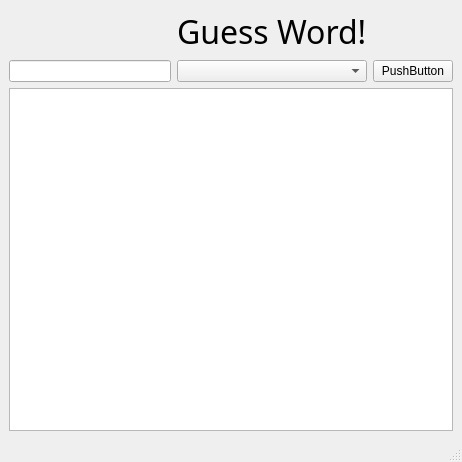
<?xml version="1.0" encoding="UTF-8"?>
<ui version="4.0">
 <class>MainWindow</class>
 <widget class="QMainWindow" name="MainWindow">
  <property name="geometry">
   <rect>
    <x>0</x>
    <y>0</y>
    <width>462</width>
    <height>462</height>
   </rect>
  </property>
  <property name="windowTitle">
   <string>MainWindow</string>
  </property>
  <widget class="QWidget" name="centralwidget">
   <layout class="QGridLayout" name="gridLayout">
    <item row="3" column="0" colspan="3">
     <widget class="QPlainTextEdit" name="plainTextEdit"/>
    </item>
    <item row="2" column="2">
     <widget class="QPushButton" name="pushButton">
      <property name="text">
       <string>PushButton</string>
      </property>
     </widget>
    </item>
    <item row="2" column="1">
     <widget class="QComboBox" name="comboBox"/>
    </item>
    <item row="2" column="0">
     <widget class="QLineEdit" name="lineEdit"/>
    </item>
    <item row="0" column="1">
     <widget class="QLabel" name="label">
      <property name="font">
       <font>
        <family>Narkisim</family>
        <pointsize>24</pointsize>
       </font>
      </property>
      <property name="text">
       <string>Guess Word!</string>
      </property>
     </widget>
    </item>
   </layout>
  </widget>
  <widget class="QMenuBar" name="menubar">
   <property name="geometry">
    <rect>
     <x>0</x>
     <y>0</y>
     <width>462</width>
     <height>21</height>
    </rect>
   </property>
  </widget>
  <widget class="QStatusBar" name="statusbar"/>
 </widget>
 <resources/>
 <connections/>
</ui>
